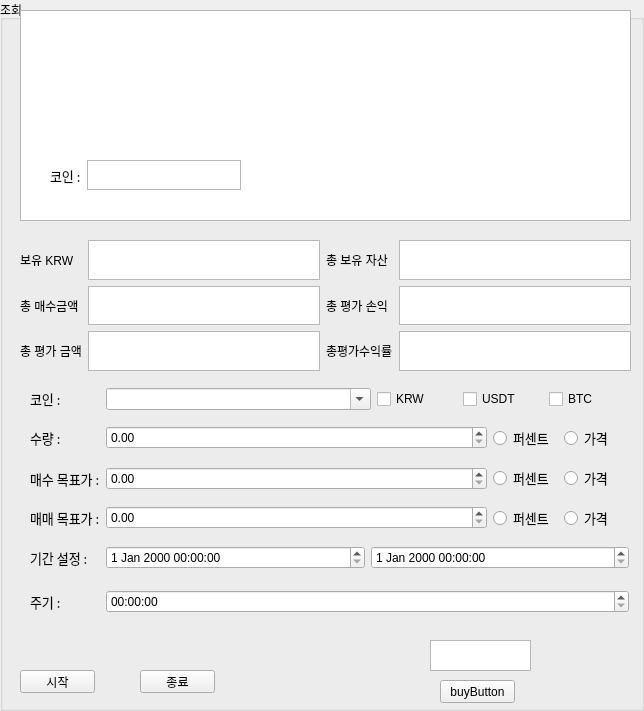
<?xml version="1.0" encoding="UTF-8"?>
<ui version="4.0">
 <class>GroupBox</class>
 <widget class="QGroupBox" name="GroupBox">
  <property name="geometry">
   <rect>
    <x>0</x>
    <y>0</y>
    <width>644</width>
    <height>711</height>
   </rect>
  </property>
  <property name="windowTitle">
   <string>GroupBox</string>
  </property>
  <property name="title">
   <string>조회</string>
  </property>
  <widget class="QTextBrowser" name="textBrowser">
   <property name="geometry">
    <rect>
     <x>20</x>
     <y>10</y>
     <width>611</width>
     <height>211</height>
    </rect>
   </property>
  </widget>
  <widget class="QPushButton" name="btn_stop">
   <property name="geometry">
    <rect>
     <x>140</x>
     <y>670</y>
     <width>75</width>
     <height>23</height>
    </rect>
   </property>
   <property name="text">
    <string>종료</string>
   </property>
  </widget>
  <widget class="QWidget" name="gridLayoutWidget">
   <property name="geometry">
    <rect>
     <x>20</x>
     <y>240</y>
     <width>611</width>
     <height>131</height>
    </rect>
   </property>
   <layout class="QGridLayout" name="gridLayout">
    <item row="3" column="2">
     <widget class="QLabel" name="label_9">
      <property name="text">
       <string>총평가수익률</string>
      </property>
     </widget>
    </item>
    <item row="3" column="1">
     <widget class="QTextBrowser" name="textBrowser_total_evaluated_price"/>
    </item>
    <item row="2" column="3">
     <widget class="QTextBrowser" name="textBrowser_total_valuation"/>
    </item>
    <item row="3" column="3">
     <widget class="QTextBrowser" name="textBrowser_total_earning_percent"/>
    </item>
    <item row="1" column="3">
     <widget class="QTextBrowser" name="textBrowser_total_asset"/>
    </item>
    <item row="2" column="2">
     <widget class="QLabel" name="label_7">
      <property name="text">
       <string>총 평가 손익</string>
      </property>
     </widget>
    </item>
    <item row="2" column="1">
     <widget class="QTextBrowser" name="textBrowser_tootal_buy_price"/>
    </item>
    <item row="1" column="2">
     <widget class="QLabel" name="label_5">
      <property name="text">
       <string>총 보유 자산</string>
      </property>
     </widget>
    </item>
    <item row="2" column="0">
     <widget class="QLabel" name="label_6">
      <property name="text">
       <string>총 매수금액</string>
      </property>
     </widget>
    </item>
    <item row="1" column="1">
     <widget class="QTextBrowser" name="textBrowser_current_money"/>
    </item>
    <item row="1" column="0">
     <widget class="QLabel" name="label_4">
      <property name="text">
       <string>보유 KRW</string>
      </property>
     </widget>
    </item>
    <item row="3" column="0">
     <widget class="QLabel" name="label_8">
      <property name="text">
       <string>총 평가 금액</string>
      </property>
     </widget>
    </item>
   </layout>
  </widget>
  <widget class="QWidget" name="layoutWidget">
   <property name="geometry">
    <rect>
     <x>40</x>
     <y>150</y>
     <width>201</width>
     <height>51</height>
    </rect>
   </property>
   <layout class="QHBoxLayout" name="horizontalLayout_" stretch="0,0">
    <property name="rightMargin">
     <number>0</number>
    </property>
    <property name="bottomMargin">
     <number>0</number>
    </property>
    <item>
     <widget class="QLabel" name="label_13">
      <property name="maximumSize">
       <size>
        <width>80</width>
        <height>16777215</height>
       </size>
      </property>
      <property name="font">
       <font>
        <family>나눔바른고딕</family>
        <pointsize>10</pointsize>
       </font>
      </property>
      <property name="text">
       <string>코인 :</string>
      </property>
      <property name="textFormat">
       <enum>Qt::AutoText</enum>
      </property>
      <property name="indent">
       <number>10</number>
      </property>
     </widget>
    </item>
    <item>
     <widget class="QTextBrowser" name="textBrowser_TargetCoinPrice">
      <property name="maximumSize">
       <size>
        <width>16777215</width>
        <height>30</height>
       </size>
      </property>
     </widget>
    </item>
   </layout>
  </widget>
  <widget class="QPushButton" name="btn_start">
   <property name="geometry">
    <rect>
     <x>20</x>
     <y>670</y>
     <width>75</width>
     <height>23</height>
    </rect>
   </property>
   <property name="text">
    <string>시작</string>
   </property>
  </widget>
  <widget class="QWidget" name="layoutWidget">
   <property name="geometry">
    <rect>
     <x>20</x>
     <y>380</y>
     <width>609</width>
     <height>38</height>
    </rect>
   </property>
   <layout class="QHBoxLayout" name="horizontalLayout_coinType">
    <item>
     <widget class="QLabel" name="label_11">
      <property name="maximumSize">
       <size>
        <width>80</width>
        <height>16777215</height>
       </size>
      </property>
      <property name="font">
       <font>
        <family>나눔바른고딕</family>
        <pointsize>10</pointsize>
       </font>
      </property>
      <property name="text">
       <string>코인 :</string>
      </property>
      <property name="textFormat">
       <enum>Qt::AutoText</enum>
      </property>
      <property name="indent">
       <number>10</number>
      </property>
     </widget>
    </item>
    <item>
     <widget class="QComboBox" name="singleOrderItems">
      <property name="toolTip">
       <string>KRW만지원합니다</string>
      </property>
      <property name="editable">
       <bool>true</bool>
      </property>
      <property name="currentText">
       <string notr="true"/>
      </property>
     </widget>
    </item>
    <item>
     <widget class="QCheckBox" name="fiatKRW">
      <property name="enabled">
       <bool>true</bool>
      </property>
      <property name="maximumSize">
       <size>
        <width>80</width>
        <height>16777215</height>
       </size>
      </property>
      <property name="toolTip">
       <string>KRW마켓을 보여줍니다</string>
      </property>
      <property name="text">
       <string>KRW</string>
      </property>
     </widget>
    </item>
    <item>
     <widget class="QCheckBox" name="fiatUSDT">
      <property name="maximumSize">
       <size>
        <width>80</width>
        <height>16777215</height>
       </size>
      </property>
      <property name="toolTip">
       <string>USDT 마켓을 보여줍니다</string>
      </property>
      <property name="text">
       <string>USDT</string>
      </property>
     </widget>
    </item>
    <item>
     <widget class="QCheckBox" name="fiatBTC">
      <property name="maximumSize">
       <size>
        <width>80</width>
        <height>16777215</height>
       </size>
      </property>
      <property name="toolTip">
       <string>BTC 마켓을 보여줍니다</string>
      </property>
      <property name="text">
       <string>BTC</string>
      </property>
     </widget>
    </item>
   </layout>
  </widget>
  <widget class="QWidget" name="layoutWidget">
   <property name="geometry">
    <rect>
     <x>20</x>
     <y>418</y>
     <width>609</width>
     <height>40</height>
    </rect>
   </property>
   <layout class="QHBoxLayout" name="horizontalLayout_coinPrice">
    <item>
     <widget class="QLabel" name="label_3">
      <property name="maximumSize">
       <size>
        <width>80</width>
        <height>16777215</height>
       </size>
      </property>
      <property name="font">
       <font>
        <family>나눔바른고딕</family>
        <pointsize>10</pointsize>
       </font>
      </property>
      <property name="text">
       <string>수량 :</string>
      </property>
      <property name="textFormat">
       <enum>Qt::AutoText</enum>
      </property>
      <property name="indent">
       <number>10</number>
      </property>
     </widget>
    </item>
    <item>
     <widget class="QDoubleSpinBox" name="doubleSpinBox_coinCount"/>
    </item>
    <item>
     <widget class="QRadioButton" name="radioButton_coinCount_percent">
      <property name="maximumSize">
       <size>
        <width>65</width>
        <height>16777215</height>
       </size>
      </property>
      <property name="baseSize">
       <size>
        <width>0</width>
        <height>0</height>
       </size>
      </property>
      <property name="font">
       <font>
        <family>나눔바른고딕</family>
        <pointsize>10</pointsize>
       </font>
      </property>
      <property name="toolTip">
       <string>BTC 마켓을 보여줍니다</string>
      </property>
      <property name="text">
       <string>퍼센트</string>
      </property>
     </widget>
    </item>
    <item>
     <widget class="QRadioButton" name="radioButton_coinCount_price">
      <property name="maximumSize">
       <size>
        <width>65</width>
        <height>16777215</height>
       </size>
      </property>
      <property name="font">
       <font>
        <family>나눔바른고딕</family>
        <pointsize>10</pointsize>
       </font>
      </property>
      <property name="toolTip">
       <string>USDT 마켓을 보여줍니다</string>
      </property>
      <property name="text">
       <string>가격</string>
      </property>
     </widget>
    </item>
   </layout>
  </widget>
  <widget class="QWidget" name="layoutWidget">
   <property name="geometry">
    <rect>
     <x>20</x>
     <y>458</y>
     <width>609</width>
     <height>41</height>
    </rect>
   </property>
   <layout class="QHBoxLayout" name="horizontalLayout_buyPrice">
    <item>
     <widget class="QLabel" name="label_2">
      <property name="maximumSize">
       <size>
        <width>80</width>
        <height>16777215</height>
       </size>
      </property>
      <property name="font">
       <font>
        <family>나눔바른고딕</family>
        <pointsize>10</pointsize>
       </font>
      </property>
      <property name="text">
       <string>매수 목표가 :</string>
      </property>
      <property name="textFormat">
       <enum>Qt::AutoText</enum>
      </property>
      <property name="indent">
       <number>10</number>
      </property>
     </widget>
    </item>
    <item>
     <widget class="QDoubleSpinBox" name="doubleSpinBox_buyPrice"/>
    </item>
    <item>
     <widget class="QRadioButton" name="radioButton_buyPrice_percent">
      <property name="maximumSize">
       <size>
        <width>65</width>
        <height>16777215</height>
       </size>
      </property>
      <property name="baseSize">
       <size>
        <width>0</width>
        <height>0</height>
       </size>
      </property>
      <property name="font">
       <font>
        <family>나눔바른고딕</family>
        <pointsize>10</pointsize>
       </font>
      </property>
      <property name="toolTip">
       <string>BTC 마켓을 보여줍니다</string>
      </property>
      <property name="text">
       <string>퍼센트</string>
      </property>
     </widget>
    </item>
    <item>
     <widget class="QRadioButton" name="radioButton_buyPrice_price">
      <property name="maximumSize">
       <size>
        <width>65</width>
        <height>16777215</height>
       </size>
      </property>
      <property name="font">
       <font>
        <family>나눔바른고딕</family>
        <pointsize>10</pointsize>
       </font>
      </property>
      <property name="toolTip">
       <string>USDT 마켓을 보여줍니다</string>
      </property>
      <property name="text">
       <string>가격</string>
      </property>
     </widget>
    </item>
   </layout>
  </widget>
  <widget class="QWidget" name="layoutWidget">
   <property name="geometry">
    <rect>
     <x>20</x>
     <y>498</y>
     <width>609</width>
     <height>40</height>
    </rect>
   </property>
   <layout class="QHBoxLayout" name="horizontalLayout_sellPrice">
    <item>
     <widget class="QLabel" name="label">
      <property name="maximumSize">
       <size>
        <width>80</width>
        <height>16777215</height>
       </size>
      </property>
      <property name="font">
       <font>
        <family>나눔바른고딕</family>
        <pointsize>10</pointsize>
       </font>
      </property>
      <property name="text">
       <string>매매 목표가 :</string>
      </property>
      <property name="textFormat">
       <enum>Qt::AutoText</enum>
      </property>
      <property name="indent">
       <number>10</number>
      </property>
     </widget>
    </item>
    <item>
     <widget class="QDoubleSpinBox" name="doubleSpinBox_sellPrice"/>
    </item>
    <item>
     <widget class="QRadioButton" name="radioButton_sellPrice_percent">
      <property name="maximumSize">
       <size>
        <width>65</width>
        <height>16777215</height>
       </size>
      </property>
      <property name="baseSize">
       <size>
        <width>0</width>
        <height>0</height>
       </size>
      </property>
      <property name="font">
       <font>
        <family>나눔바른고딕</family>
        <pointsize>10</pointsize>
       </font>
      </property>
      <property name="toolTip">
       <string>BTC 마켓을 보여줍니다</string>
      </property>
      <property name="text">
       <string>퍼센트</string>
      </property>
     </widget>
    </item>
    <item>
     <widget class="QRadioButton" name="radioButton_sellPrice_price">
      <property name="maximumSize">
       <size>
        <width>65</width>
        <height>16777215</height>
       </size>
      </property>
      <property name="font">
       <font>
        <family>나눔바른고딕</family>
        <pointsize>10</pointsize>
       </font>
      </property>
      <property name="toolTip">
       <string>USDT 마켓을 보여줍니다</string>
      </property>
      <property name="text">
       <string>가격</string>
      </property>
     </widget>
    </item>
   </layout>
  </widget>
  <widget class="QWidget" name="layoutWidget">
   <property name="geometry">
    <rect>
     <x>20</x>
     <y>538</y>
     <width>609</width>
     <height>40</height>
    </rect>
   </property>
   <layout class="QHBoxLayout" name="horizontalLayout_Period">
    <item>
     <widget class="QLabel" name="label_10">
      <property name="maximumSize">
       <size>
        <width>80</width>
        <height>16777215</height>
       </size>
      </property>
      <property name="font">
       <font>
        <family>나눔바른고딕</family>
        <pointsize>10</pointsize>
       </font>
      </property>
      <property name="text">
       <string>기간 설정 :</string>
      </property>
      <property name="textFormat">
       <enum>Qt::AutoText</enum>
      </property>
      <property name="indent">
       <number>10</number>
      </property>
     </widget>
    </item>
    <item>
     <widget class="QDateTimeEdit" name="dateTimeEdit_startTime"/>
    </item>
    <item>
     <widget class="QDateTimeEdit" name="dateTimeEdit_endTime"/>
    </item>
   </layout>
  </widget>
  <widget class="QWidget" name="layoutWidget">
   <property name="geometry">
    <rect>
     <x>20</x>
     <y>577</y>
     <width>609</width>
     <height>50</height>
    </rect>
   </property>
   <layout class="QHBoxLayout" name="horizontalLayout_interval">
    <item>
     <widget class="QLabel" name="label_12">
      <property name="maximumSize">
       <size>
        <width>80</width>
        <height>16777215</height>
       </size>
      </property>
      <property name="font">
       <font>
        <family>나눔바른고딕</family>
        <pointsize>10</pointsize>
       </font>
      </property>
      <property name="text">
       <string>주기 :</string>
      </property>
      <property name="textFormat">
       <enum>Qt::AutoText</enum>
      </property>
      <property name="indent">
       <number>10</number>
      </property>
     </widget>
    </item>
    <item>
     <widget class="QTimeEdit" name="timeEdit_check_interval"/>
    </item>
   </layout>
  </widget>
  <widget class="QPushButton" name="test_buyButton">
   <property name="geometry">
    <rect>
     <x>440</x>
     <y>680</y>
     <width>75</width>
     <height>23</height>
    </rect>
   </property>
   <property name="text">
    <string>buyButton</string>
   </property>
  </widget>
  <widget class="QTextBrowser" name="test_buyCount">
   <property name="geometry">
    <rect>
     <x>430</x>
     <y>640</y>
     <width>101</width>
     <height>31</height>
    </rect>
   </property>
  </widget>
 </widget>
 <resources/>
 <connections/>
</ui>
